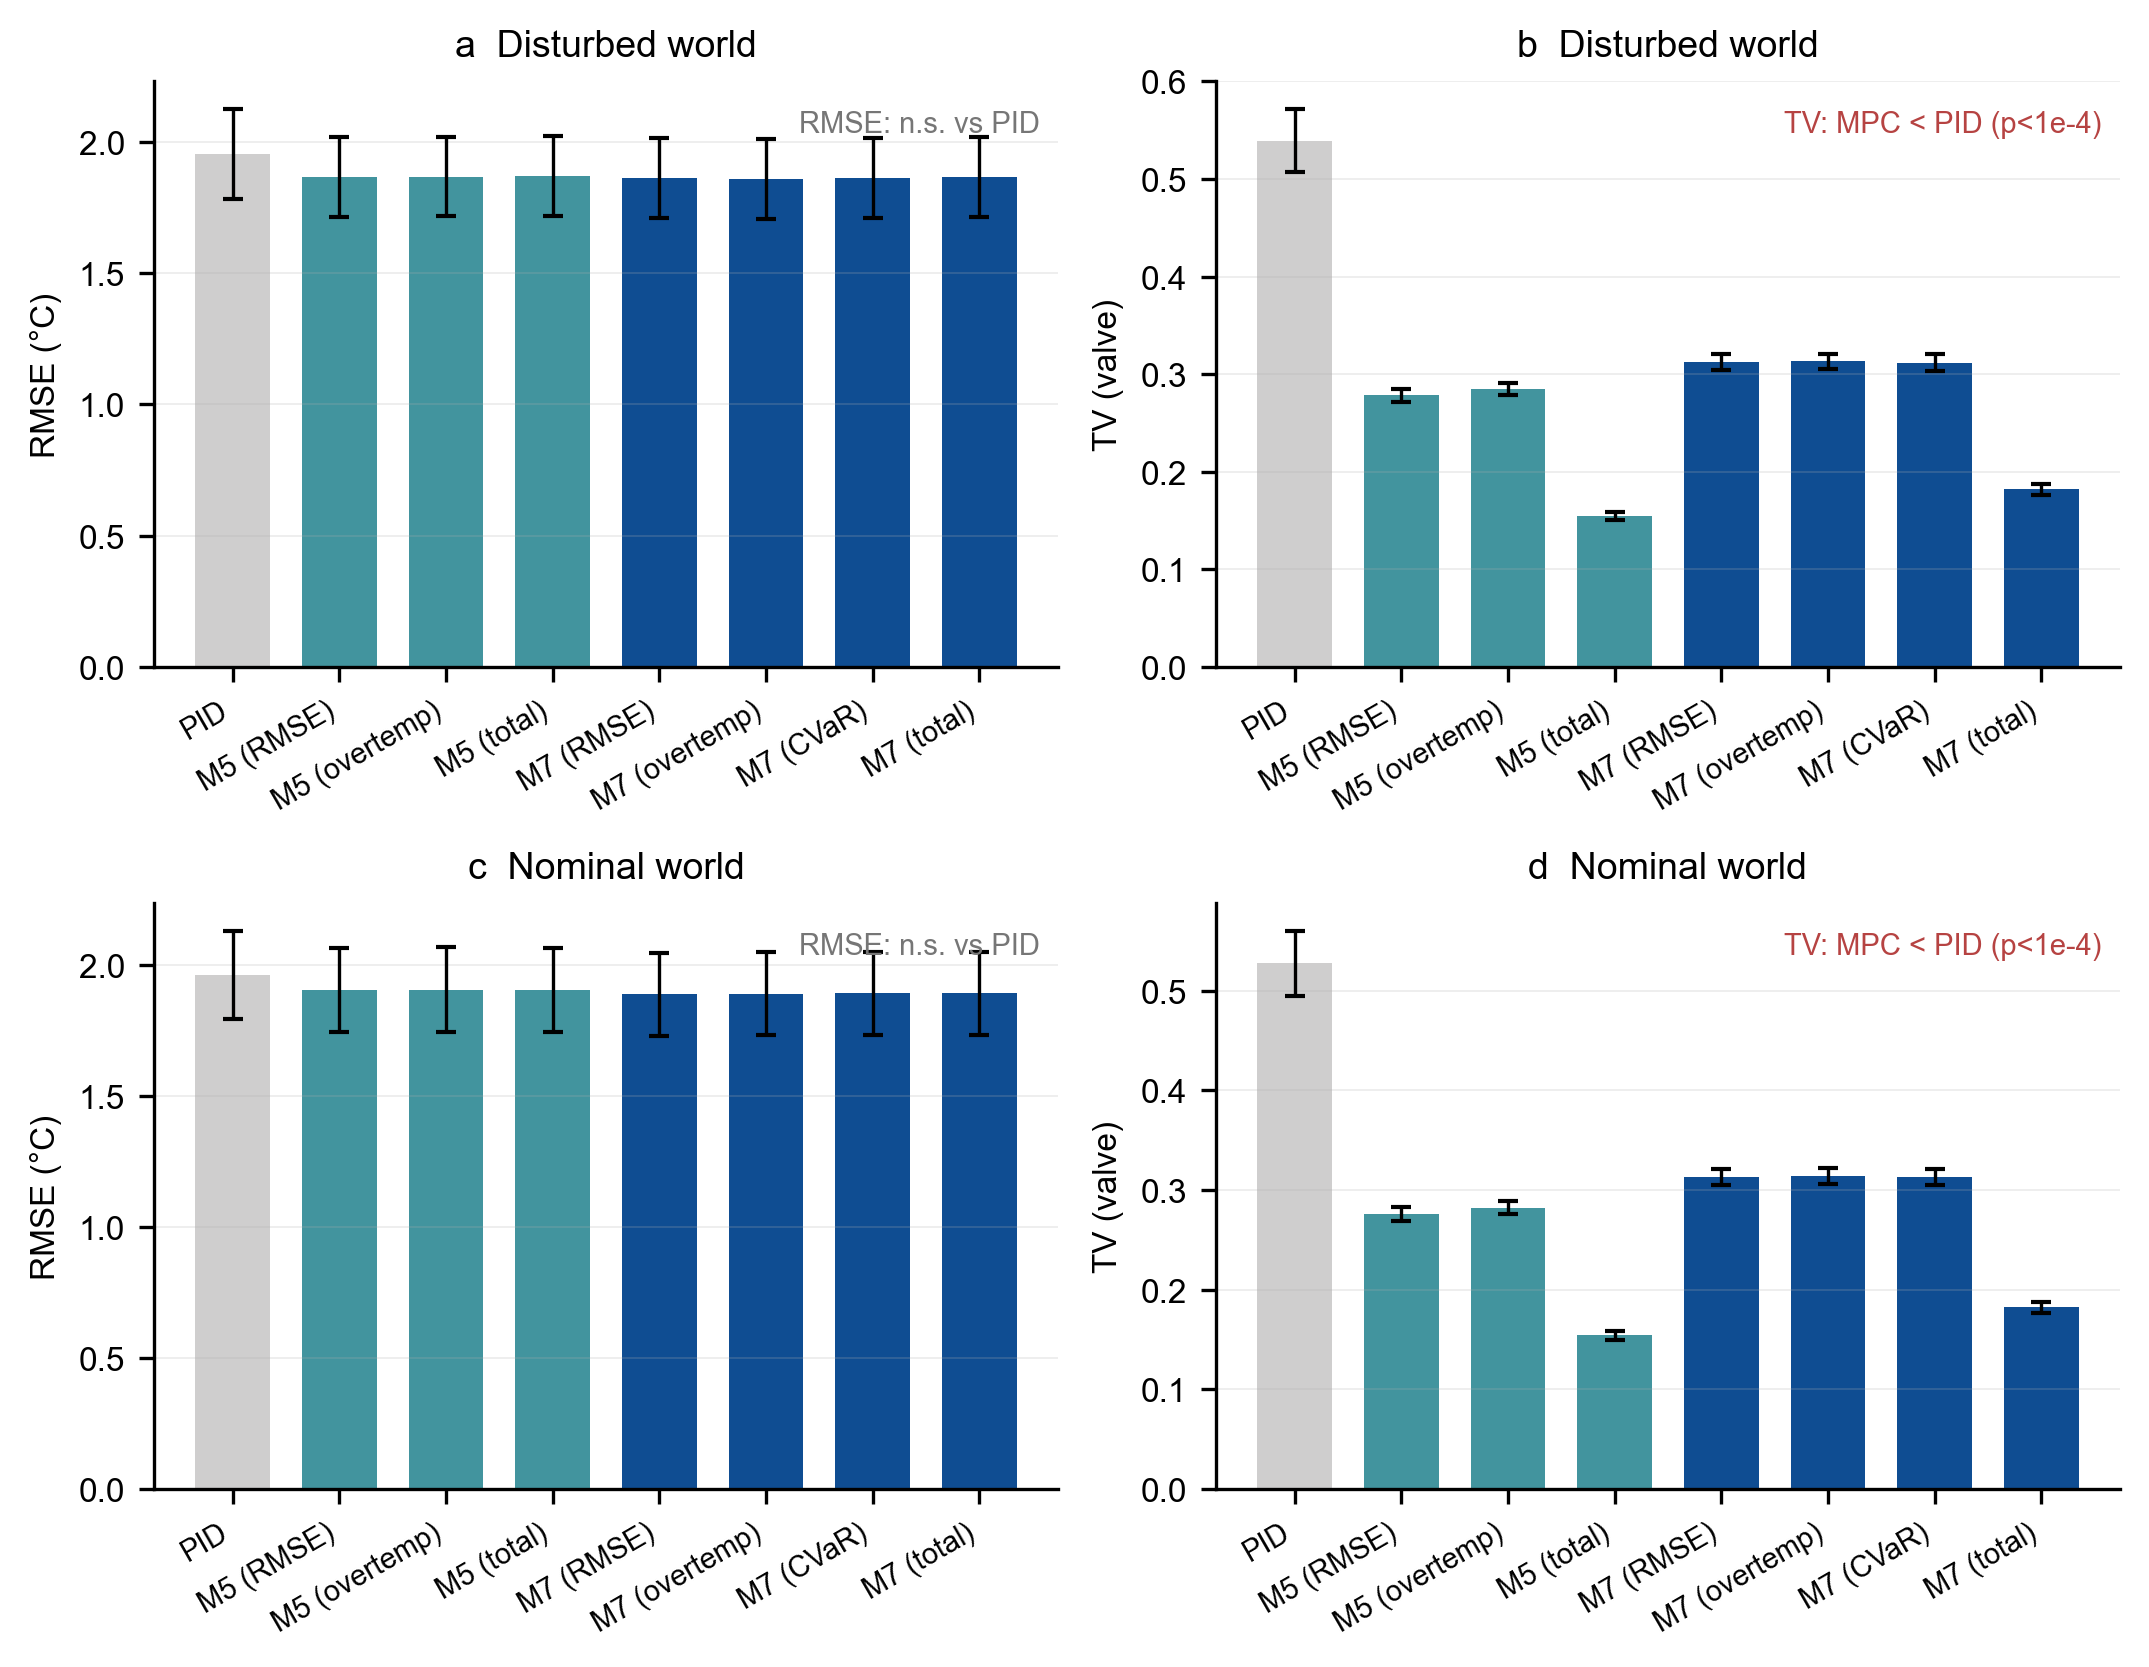

Write the Python code that produced this figure.
#!/usr/bin/env python3
"""
fig_S1_fair_verdict.py — S1 公平协议主图 (nature-figure 规范)
================================================================
核心结论: 公平协议下 (1) M7 全口径优于 M5 (2) MPC vs PID 温度精度相当
但动作平滑度 TV 显著更优 (3) 超温无差异
数据: results/exp_S1/{s1_dist,s1_nodist}.json
"""
import json
import numpy as np
import matplotlib as mpl
import matplotlib.pyplot as plt

mpl.rcParams.update({
    "font.family": "sans-serif",
    "font.sans-serif": ["Arial", "Helvetica", "DejaVu Sans", "sans-serif"],
    "svg.fonttype": "none",
    "pdf.fonttype": 42,
    "font.size": 8,
    "axes.spines.right": False,
    "axes.spines.top": False,
    "axes.linewidth": 0.8,
    "legend.frameon": False,
})
P = {
    "blue_main": "#0F4D92", "blue_secondary": "#3775BA",
    "green_3": "#8BCF8B", "red_strong": "#B64342", "teal": "#42949E",
    "violet": "#9A4D8E", "neutral_light": "#CFCECE", "neutral_mid": "#767676",
    "neutral_dark": "#4D4D4D", "neutral_black": "#272727",
}
ARMS = [('M5', 'cost_a'), ('M5', 'cost_b'), ('M5', 'cost_d'),
        ('M7', 'cost_a'), ('M7', 'cost_b'), ('M7', 'cost_c'), ('M7', 'cost_d')]
ARM_LABEL = {'M5/cost_a': 'M5 (RMSE)', 'M5/cost_b': 'M5 (overtemp)',
             'M5/cost_d': 'M5 (total)', 'M7/cost_a': 'M7 (RMSE)',
             'M7/cost_b': 'M7 (overtemp)', 'M7/cost_c': 'M7 (CVaR)',
             'M7/cost_d': 'M7 (total)', 'M5mu+M7sig/cost_c': 'M5μ+M7σ',
             'PID': 'PID'}
COLOR = {'PID': P['neutral_light'], 'M5': P['teal'], 'M7': P['blue_main'],
         'hybrid': P['violet']}


def load(tag):
    d = json.load(open(f'results/exp_S1/{tag}.json'))
    per = d['per_track']
    out = {}
    for r in per:
        arm = r['arm']
        out.setdefault(arm, []).append(r)
    return out


def stats(rows, key):
    v = np.array([r[key] for r in rows])
    return v.mean(), v.std() / np.sqrt(len(v)), len(v)


def plot_panel(ax, data, key, title, ylab):
    """分组柱状: x=方法臂, 误差棒=SE"""
    arms = ['PID'] + [f"{m}/{c}" for m, c in ARMS]
    means, ses = [], []
    for a in arms:
        if a not in data:
            continue
        m, s, n = stats(data[a], key)
        means.append(m); ses.append(s)
    colors = [COLOR['PID']] + [COLOR[a.split('/')[0]] for a in arms[1:]]
    x = np.arange(len(means))
    ax.bar(x, means, yerr=ses, color=colors, width=0.7, capsize=2.5,
           error_kw=dict(lw=0.8))
    ax.set_xticks(x)
    ax.set_xticklabels([ARM_LABEL.get(a, a) for a in arms], rotation=30, ha='right', fontsize=7)
    ax.set_title(title, fontsize=9)
    ax.set_ylabel(ylab)
    ax.grid(axis='y', alpha=0.25, lw=0.4)


def paired_diff(per_dist, per_nodist, key='j_total'):
    """M5 vs M7 同 track 配对差值 (cost_a), 合并两场景"""
    diffs = []
    for per in (per_dist, per_nodist):
        m5 = {r['start_seed'] * 1000 + r['track']: r for r in per.get('M5/cost_a', [])}
        m7 = {r['start_seed'] * 1000 + r['track']: r for r in per.get('M7/cost_a', [])}
        for k in m5:
            if k in m7:
                diffs.append(m5[k][key] - m7[k][key])
    return np.array(diffs)


def main():
    dist = load('s1_dist')
    nodist = load('s1_nodist')
    fig, axes = plt.subplots(2, 2, figsize=(7.2, 5.6))
    plot_panel(axes[0, 0], dist, 'rmse', 'a  Disturbed world', 'RMSE (°C)')
    plot_panel(axes[0, 1], dist, 'tv', 'b  Disturbed world', 'TV (valve)')
    plot_panel(axes[1, 0], nodist, 'rmse', 'c  Nominal world', 'RMSE (°C)')
    plot_panel(axes[1, 1], nodist, 'tv', 'd  Nominal world', 'TV (valve)')
    # 显著标记: M7 vs PID RMSE 不显著, TV 显著 — 在 TV 面板标注
    for ax in (axes[0, 1], axes[1, 1]):
        ax.text(0.98, 0.95, 'TV: MPC < PID (p<1e-4)', transform=ax.transAxes,
                ha='right', va='top', fontsize=7, color=P['red_strong'])
    for ax in (axes[0, 0], axes[1, 0]):
        ax.text(0.98, 0.95, 'RMSE: n.s. vs PID', transform=ax.transAxes,
                ha='right', va='top', fontsize=7, color=P['neutral_mid'])
    fig.tight_layout()
    fig.savefig('figures/fig_S1_fair_verdict.pdf', bbox_inches='tight')
    fig.savefig('figures/fig_S1_fair_verdict.png', dpi=300, bbox_inches='tight')
    print('Saved figures/fig_S1_fair_verdict.{pdf,png}')
    d = paired_diff(dist, nodist)
    print(f"  j_total M5-M7 (配对, dist+nodist): mean={d.mean():+.4f}, "
          f"M5优占比={100*(d<0).mean():.0f}%")


if __name__ == '__main__':
    main()
